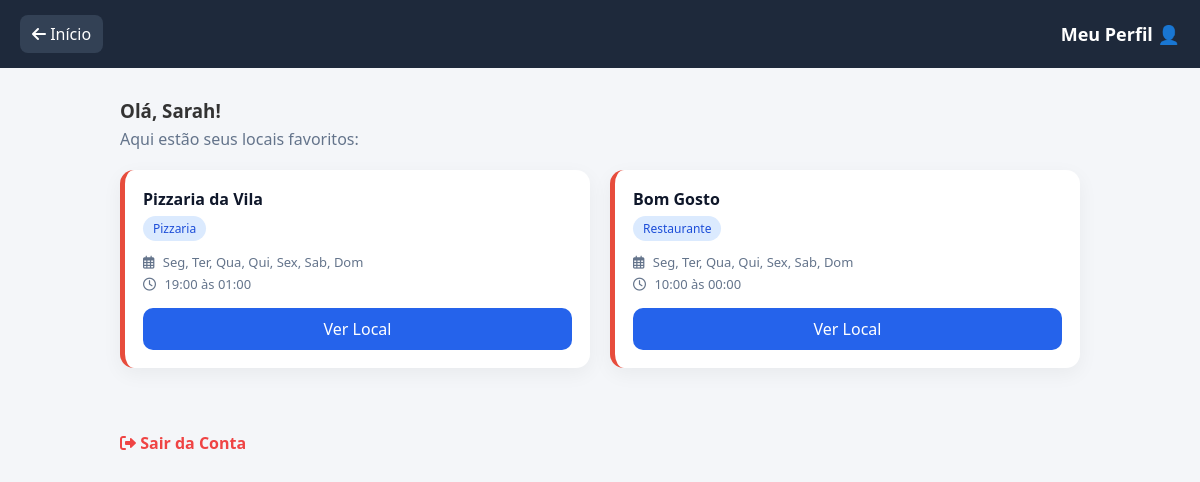
The page /usuarios.php (signed in) on the database its author committed.
### tables this page shows
CREATE TABLE `restaurantes` (
  `id` int(11) NOT NULL,
  `nome` varchar(100) DEFAULT NULL,
  `tipo` varchar(50) DEFAULT NULL,
  `preco` varchar(20) DEFAULT NULL,
  `latitude` decimal(9,6) DEFAULT NULL,
  `longitude` decimal(9,6) DEFAULT NULL,
  `horario_abre` time DEFAULT NULL,
  `horario_fecha` time DEFAULT NULL,
  `id_categoria` int(11) DEFAULT NULL,
  `dias_funcionamento` varchar(100) DEFAULT 'Seg, Ter, Qua, Qui, Sex, Sab, Dom',
  `id_usuario` int(11) DEFAULT NULL
);

CREATE TABLE `categorias` (
  `id` int(11) NOT NULL,
  `nome` varchar(50) NOT NULL,
  `slug` varchar(50) NOT NULL
);

### usuarios.php (the view, shortened to what this page needs)
<?php
include("conexao.php");
$id_user = $_SESSION['usuario_id'];
$sql_fav = "SELECT r.*, c.nome as categoria_nome
            FROM favoritos f
            JOIN restaurantes r ON f.id_restaurante = r.id
            LEFT JOIN categorias c ON r.id_categoria = c.id
            WHERE f.id_usuario = $id_user";
$favoritos = $conn->query($sql_fav);
?>
<!DOCTYPE html>
<html lang="pt-br">
<head>
    <link rel="stylesheet" href="https://cdnjs.cloudflare.com/ajax/libs/font-awesome/6.0.0/css/all.min.css">
</head>
<body class="bg-cinza">
    <header class="header-resultado">
        <a href="index.php" class="btn-voltar"><i class="fas fa-arrow-left"></i> Início</a>
        <h2>Meu Perfil 👤</h2>
    </header>
    <div class="container-resultados">
        <h3>Olá, <?= explode(' ', $_SESSION['usuario_nome'])[0] ?>!</h3>
        <p class="subtitulo">Aqui estão seus locais favoritos:</p>
        <div class="grid-restaurantes" style="margin-top: 20px;">
            <?php if($favoritos->num_rows > 0): ?>
                <?php while($r = $favoritos->fetch_assoc()): ?>
                    <div class="card-restaurante" style="border-left: 5px solid #e74c3c;">
                        <div class="card-info">
                            <h4><?= $r['nome'] ?></h4>
                            <span class="badge-categoria"><?= $r['categoria_nome'] ?></span>
                            <p class="distancia"><i class="far fa-calendar-alt"></i> <?= $r['dias_funcionamento'] ?></p>
                            <p class="distancia"><i class="far fa-clock"></i> <?= substr($r['horario_abre'], 0, 5) ?> às <?= substr($r['horario_fecha'], 0, 5) ?></p>
                        </div>
                        <a href="ver_restaurante.php?id=<?= $r['id'] ?>" class="btn-secundario">Ver Local</a>
                    </div>
                <?php endwhile; ?>
            <?php else: ?>
                <div class="alerta">Você ainda não favoritou nenhum restaurante. Que tal descobrir um agora?</div>
                <br>
                <a href="index.php" class="btn-grande" style="text-align: center; display: block;">Buscar Opções</a>
            <?php endif; ?>
        </div>
        <br><br>
<a href="logout.php" class="logout">
    <i class="fas fa-sign-out-alt"></i> Sair da Conta
</a>    </div>
</body>
</html>

### usuarios.php (style rules this page uses)
* { margin: 0; padding: 0; box-sizing: border-box; font-family: 'Segoe UI', sans-serif; }
body { background: #f4f6f9; color: #333; }
.header-resultado { display: flex; align-items: center; justify-content: space-between; background: #1e293b; color: white; padding: 15px 20px; }
.header-resultado h2 { font-size: 18px; }
.btn-voltar { color: white; text-decoration: none; background: #334155; padding: 8px 12px; border-radius: 8px; transition: 0.2s; }
.container-resultados { max-width: 1000px; margin: 30px auto; padding: 0 20px; }
.subtitulo { color: #64748b; margin-top: 5px; }
.grid-restaurantes { display: grid; grid-template-columns: repeat(auto-fit, minmax(280px, 1fr)); gap: 20px; }
.card-restaurante { background: white; padding: 18px; border-radius: 14px; box-shadow: 0 6px 20px rgba(0,0,0,0.05); display: flex; flex-direction: column; justify-content: space-between; transition: 0.2s; position: relative; }
.card-restaurante { border-left: 5px solid #ef4444; }
.card-info h4 { margin-bottom: 6px; color: #0f172a; }
.badge-categoria { display: inline-block; background: #dbeafe; color: #1d4ed8; padding: 4px 10px; border-radius: 999px; font-size: 12px; margin-bottom: 8px; }
.distancia { font-size: 13px; color: #64748b; margin-top: 4px; }
.distancia i { margin-right: 5px; }
.btn-secundario { margin-top: 15px; display: block; text-align: center; padding: 10px; background: #2563eb; color: white; border-radius: 10px; text-decoration: none; transition: 0.2s; }
.logout { display: inline-block; margin-top: 20px; color: #ef4444; font-weight: bold; text-decoration: none; }

### rows shown on the page
restaurantes: nome "Pizzaria da Vila", id_categoria.nome "Pizzaria", dias_funcionamento "Seg, Ter, Qua, Qui, Sex, Sab, Dom", horario_abre "19:00", horario_fecha "01:00"
restaurantes: nome "Bom Gosto", id_categoria.nome "Restaurante", dias_funcionamento "Seg, Ter, Qua, Qui, Sex, Sab, Dom", horario_abre "10:00", horario_fecha "00:00"

### other values the page prints
explode(' ', $_SESSION['usuario_nome'])[0] "Sarah"
